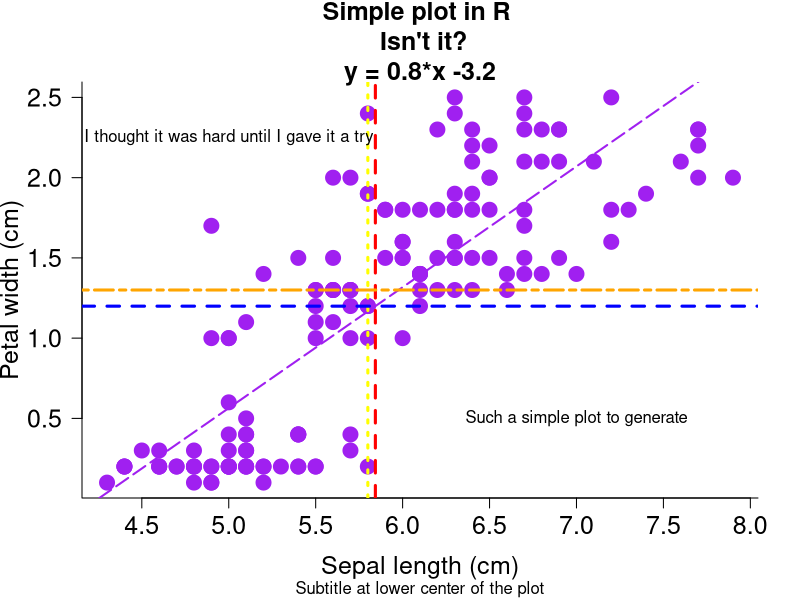
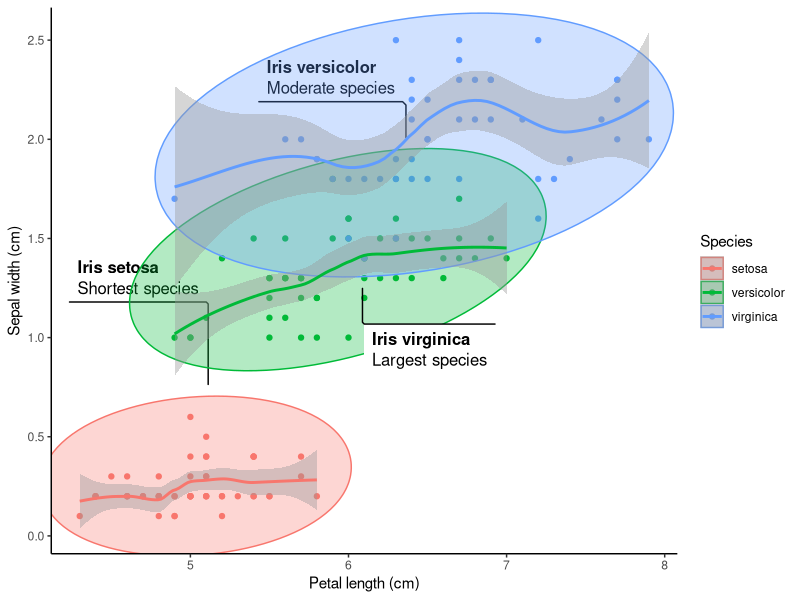
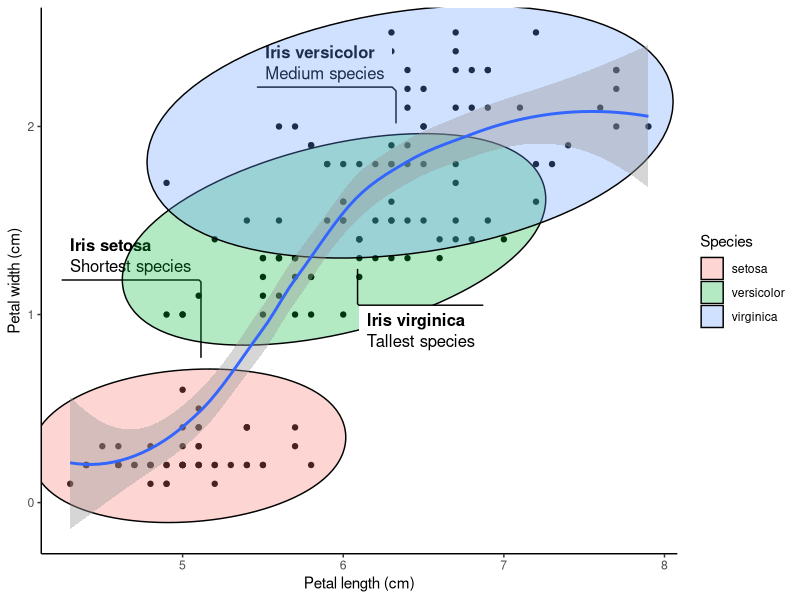
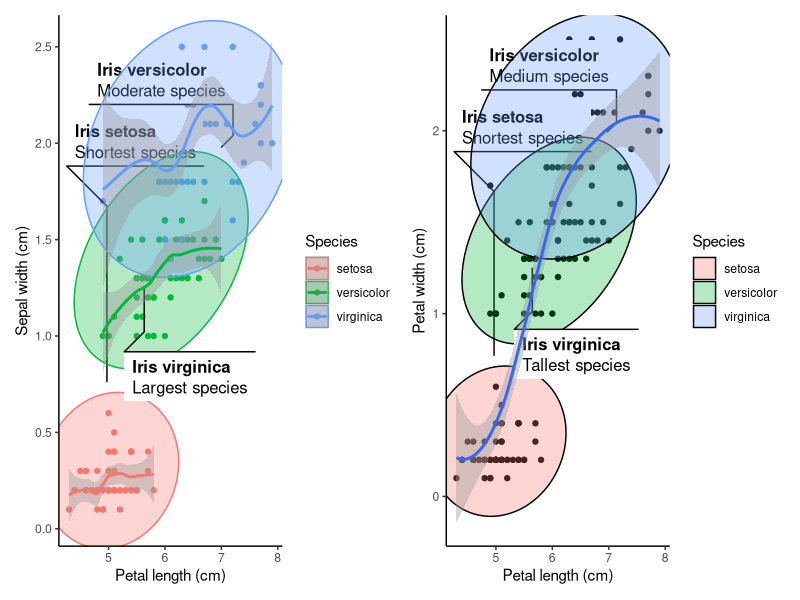
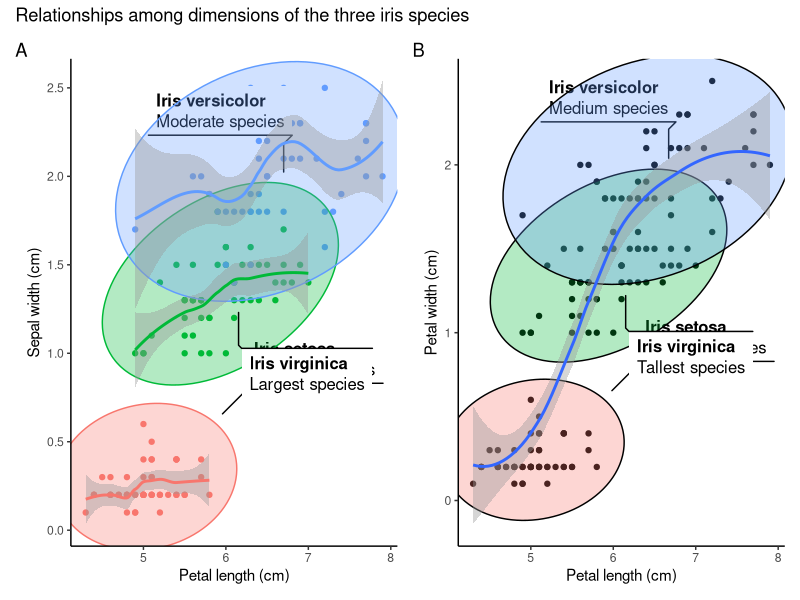
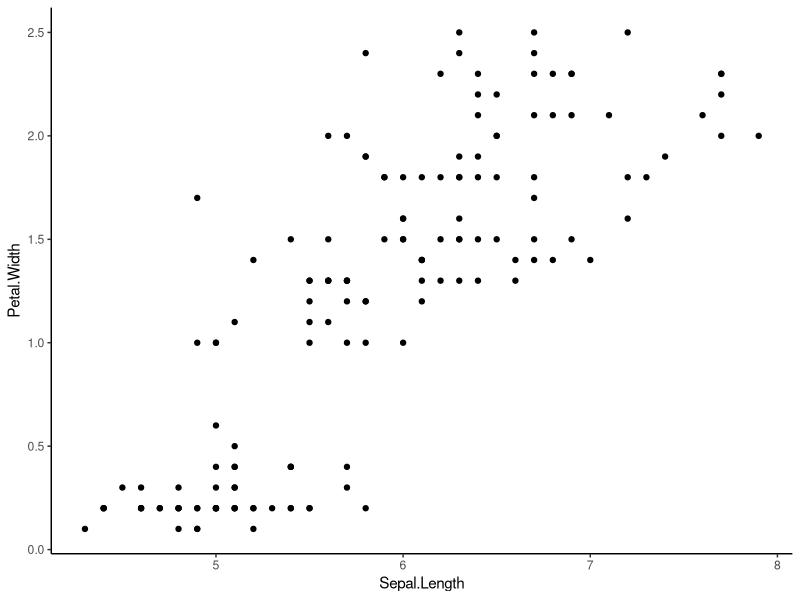
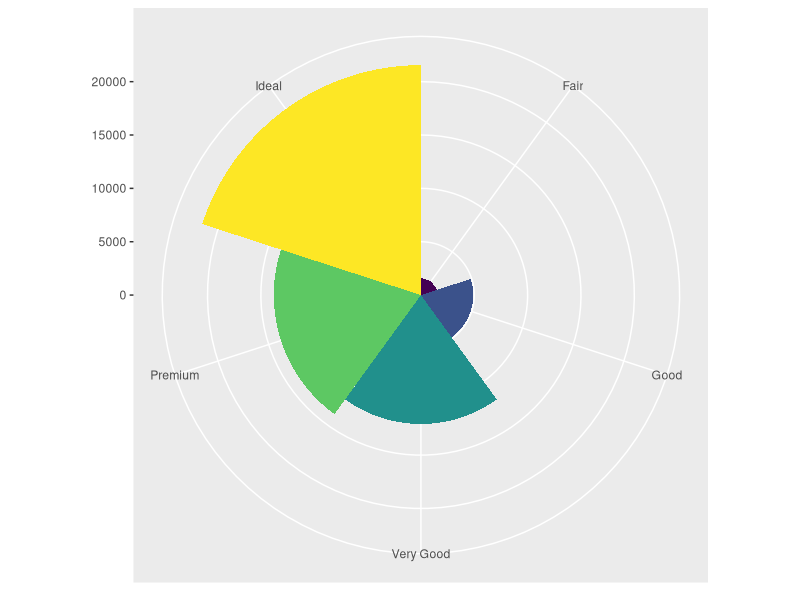
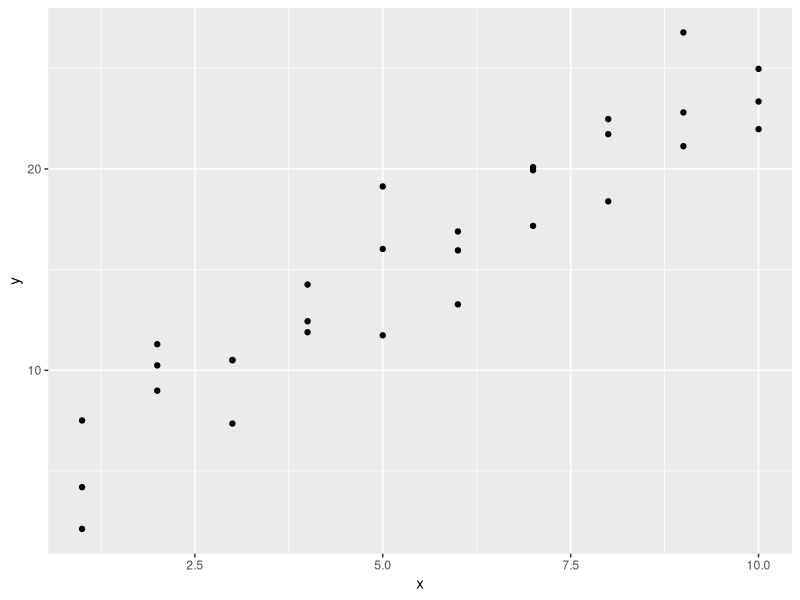

Generate these figures, in order, with R:
################################
# Wyclife Agumba Oluoch        #
# wyclifeoluoch@gmail.com      #
# https://github.com/Wycology  #
# Task: Playing with iris data #
# Created: 30th Dec 2020       #
# Edited: 22nd July 2021       #
################################

# IRIS PLOT ----

# Loading necessary packages.

base::library(modelr)    # Modeling work-flow.........version
base::library(patchwork) # Combining plots............version
base::library(ggforce)   # working with plots.........version 
base::library(tidyverse) # Wrangling and Visualizing..version 

str(iris) # Checking the data structure. We can already see relatively higher 
# values for sepal length variable compared to the others.

reg <- lm(Petal.Width ~ Sepal.Length, data = iris) # Creating a regression line
coeff <- coefficients(reg)
eq <- paste0('y = ', round(coeff[2], 1), "*x ", round(coeff[1], 1))
plot(iris$Sepal.Length, iris$Petal.Width, # Variables to use on the plot
     col = 'purple', # Color for the data points on the plot
     main = paste0("Simple plot in R \n Isn't it?\n", eq), # Title of the plot in two lines
     sub = 'Subtitle at lower center of the plot', # Adding subtitle to the plot
     cex = 2, # Double size of the points on the plot
     pch = 19, # Picks the 19th character in terms of shape of points plotted
     bty = 'l', # Box type. Other options are 'o', 'n', 'l', '7', 'c', 'u', ']'
     xlab = 'Sepal length (cm)', # Labels x axis
     ylab = 'Petal width (cm)', # Labels y axis
     las = 1, # Making y axis labels to stand upright
     cex.main = 1.5, # Doubles text size on title
     cex.lab = 1.5, # Increases labels text size by 50%
     cex.axis = 1.5
     # xlim = range(0:8), # Can easily set the limits of x-axis
     # ylim = range(0:2.6) # Can easily set the limits of y-axis
     )
abline(reg, data = iris, lty = 5, lwd = 2, col = 'purple')# Best line of fit on the plot
abline(v = mean(iris$Sepal.Length), col = 'red', lwd = 3, lty = 2)
abline(v = median(iris$Sepal.Length), col = 'yellow', lwd = 3, lty = 3)
abline(h = mean(iris$Petal.Width), col = 'blue', lwd = 3, lty = 2)
abline(h = median(iris$Petal.Width), col = 'orange', lwd = 3, lty = 6)
text(7, 0.5, "Such a simple plot to generate")
text(5, 2.25, "I thought it was hard until I gave it a try")

# Creating cool plot of the iris data using ggplot2 package.

separate_smooth <- ggplot(data = iris,    # Specifying the data to be plotted.
       mapping = aes(x = Sepal.Length,    # Stating the axes data.
                     y = Petal.Width,     # data for the y axis
                     color = Species)) +  # Ensuring points are colored by spp.
  geom_point() +                          # Deciding the plotting geometry.
  labs(x = "Petal length (cm)",           # Specifying the axes labels.
       y = "Sepal width (cm)") +
  geom_mark_ellipse(aes(fill = Species,   # Adding ellipses for the spps.
                        filter = Species == "setosa",
                        label = "Iris setosa",
                        description = "Shortest species")) +
  geom_mark_ellipse(aes(fill = Species,
                        filter = Species == "versicolor",
                        label = "Iris versicolor",
                        description = "Moderate species")) +
  geom_mark_ellipse(aes(fill = Species,
                        filter = Species == "virginica",
                        label = "Iris virginica",
                        description = "Largest species")) +
  theme_classic() +                      # Having publication ready background.
  geom_smooth() # Adding smooth line around 95% level on the plot.

separate_smooth # Generates the plot output of the dataset 

# In the above plot, having color within the aes() breakes the data into 
# species-wise groups. Meaning each species group will be smoothed separately.

uniform_smooth <- ggplot(data = iris,
                         mapping = aes(x = Sepal.Length,
                                       y = Petal.Width)) + # Note no color here.
  geom_point() +
  labs(x = "Petal length (cm)",
       y = "Petal width (cm)") +
  geom_mark_ellipse(aes(fill = Species,
                        filter = Species == "setosa",
                        label = "Iris setosa",
                        description = "Shortest species")) +
  geom_mark_ellipse(aes(fill = Species,
                        filter = Species == "versicolor",
                        label = "Iris versicolor",
                        description = "Medium species")) +
  geom_mark_ellipse(aes(fill = Species,
                        filter = Species == "virginica",
                        label = "Iris virginica",
                        description = "Tallest species")) +
  theme_classic() +
  geom_smooth() # Adding the line of best fit to the data, with error margin

uniform_smooth # This is looking cool!

# Avoiding the color parameter
# together in the subsequent layers arguments. No grouping by species.

# Patchwork package allows for addition of two plots by their object names.
# The addition is so simple, just relying on the plus (+) operator.

combined_plots <- separate_smooth + uniform_smooth # Adding plots.

combined_plots # Even cooler than I thought!
# Now I want to give the plots title and tags or labels to identify them

combined_plots_labeled <- combined_plots +
  plot_annotation(
    title = "Relationships among dimensions of the three iris species", # Title of both plots.
    tag_levels = "A" # Indicates that the plots will be labelled A, B, C etc.
  ) # This makes the first plot to be A and the next to be B. Checking on 
# documentation will help know more arguments in this function.

# Now I want to remove the legends since the species labels are visible

combined_plots_labeled_no_legend <- combined_plots_labeled &
  theme(legend.position = "none") # Removes legends from the plots. I do not 
# need the legends since the species are labeled in the plots.

combined_plots_labeled_no_legend # This will print out the final product.

# Showing that in ggplot2 we can use & instead of plus (+)

attach(iris) # Rendering iris data available for subsequent codes.

iris %>% # Picking the iris data, and then
ggplot(aes(x = Sepal.Length, y = Petal.Width)) + # Providing plotting variables.
  geom_point() + # Specifying the geometry to use.
  theme_classic() # Publication ready theme

head(iris) # Checking the first few rows of the iris data-set, basically to get 
# the first six rows and the column names of the variables.

# I think it has taken me a long time to know this.
# I used ggplot2:: so that I can be sure that the & is supported by ggplot2 and 
# not any other loaded packages such ggforce and patchwork.

diamonds %>% # Picking the diamonds data to run plotting on  
ggplot() + # Feeding in the diamonds data for the plot.
  geom_bar(mapping = aes(x = cut, fill = cut), show.legend = FALSE, width = 1) +
  theme(aspect.ratio = 1) +
  labs(x = NULL, y = NULL) +
  coord_polar() # coord_flip() can also work well with the data depending on need.
  
# Cool/crazy plot with modelr package.

library(modelr) # Loading the modeling library necessary for the analysis
options(na.action = na.warn)

ggplot(data = sim1, mapping = aes(x = x, y = y)) +
  geom_point() # There is some visible correlation between the variables

models <- tibble( # Creating some random tibble data-set for plotting.
  a1 = runif(250, -20, 40), # Generates 250 random numbers between -20 and 40
  a2 = runif(250, -5, 5) # Generates 250 random numbers between -5 and 5
)

sim1 %>% 
ggplot(aes(x = x, y =y)) +
  geom_abline(aes(intercept = a1, slope = a2),
              data = models, alpha = 1/4) +
  geom_point(col = 'purple', pch = 18, size = 5) +
  labs(x = 'The x-axis', y = 'The y-axis', title = 'Crazy model in deed') +
  theme_classic()
rm(list = ls())
